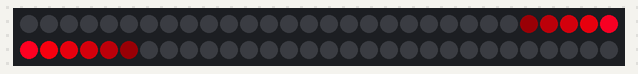
Bench run of a sketch on a simulated Arduino Uno, built with avr-gcc and run on an emulated ATmega328P. On the bench: 60 RGB LEDs in strip order, left to right, continuing on the next row.

Above: at 0.16 s.
At 4.41 s:
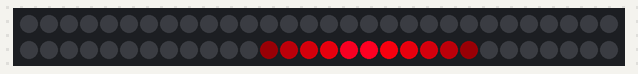
At 9.58 s:
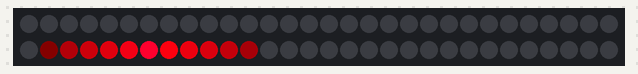
At 19.92 s:
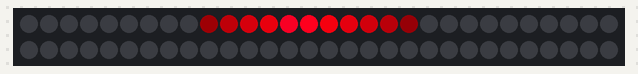
At 29.65 s:
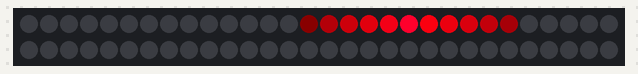
At 39.68 s:
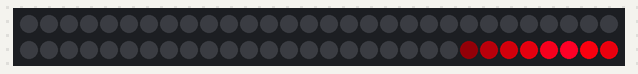

The sketch:

sinescanner.ino
```cpp
#include <Adafruit_NeoPixel.h>
#ifdef __AVR__
#include <avr/power.h>
#endif

const int PIN = 13;
const int N_PIXELS = 60;
const int SCANNER_LENGTH = 11;

// Internal variables
Adafruit_NeoPixel strip(N_PIXELS, PIN, NEO_GRB + NEO_KHZ800);;
uint32_t theBuffer[SCANNER_LENGTH + 1];  // Extra guard point for interpolation
float phase = 0.5;
int direction = 1;

// User defined settings
float phaseInc = 0.003;


void setBufferColor(uint32_t c1, uint32_t c2, uint8_t offset, uint8_t theLength) {
  for (int i = 0; i < theLength; i++) {
    theBuffer[i + offset] = lerpColor(c1, c2, float(i) / float(theLength));
  }
}

// Interpolate between two colors. amt: [0.0-1.0)
uint32_t lerpColor(uint32_t c1, uint32_t c2, float amt) {
  int i = (int) (amt * 256.0) + 1;
  int di = 256 - i;
  uint32_t r1 = (c1 & 0xff0000) >> 16;
  uint32_t g1 = (c1 & 0x00ff00) >> 8;
  uint32_t b1 = (c1 & 0x0000ff);
  uint32_t r2 = (c2 & 0xff0000) >> 16;
  uint32_t g2 = (c2 & 0x00ff00) >> 8;
  uint32_t b2 = (c2 & 0x0000ff);
  r1 = ((r2 * i) + (r1 * di)) >> 8;
  g1 = ((g2 * i) + (g1 * di)) >> 8;
  b1 = ((b2 * i) + (b1 * di)) >> 8;
  return (r1 << 16) | (g1 << 8) | b1;
}

void loadBuffer() {
//  setBufferColor(0, 0xff8800, 0, 5);
//  theBuffer[5] = 0xff9922;
//  setBufferColor(0xff8800, 0, 6, 5);
//  theBuffer[SCANNER_LENGTH] = 0;
  setBufferColor(0, 0xff0011, 0, 5);
  theBuffer[5] = 0xff0033;
  setBufferColor(0xff0011, 0, 6, 5);
  theBuffer[SCANNER_LENGTH] = 0;
}

void updateScanner() {
  strip.clear();

  float p = (sin(phase * TWO_PI) + 1.0) / 2.0 * N_PIXELS + 0.5;
  int p0 = p;
  float interp = 1 - (p - float(p0));
  int offset = SCANNER_LENGTH / 2;

  for (int i = 0; i < SCANNER_LENGTH; i++) {
    int pos = p0 - offset + i;
    uint32_t c = lerpColor(theBuffer[i], theBuffer[i + 1], interp);

    if (pos >= 0 && pos < N_PIXELS) {
      strip.setPixelColor(pos, c);
    }
  }

  strip.show();
  phase += phaseInc;
  phase -= phase >= 1.0 ? 1 : 0;
}

void setup() {
  strip.begin();
  strip.show();
  loadBuffer();
}

void loop() {
  uint32_t waitTime = 1000 / 120;
  uint32_t t = millis() + waitTime;
  updateScanner();
  strip.show();
  while (millis() < t) { }
//  delay(5);
}
```
